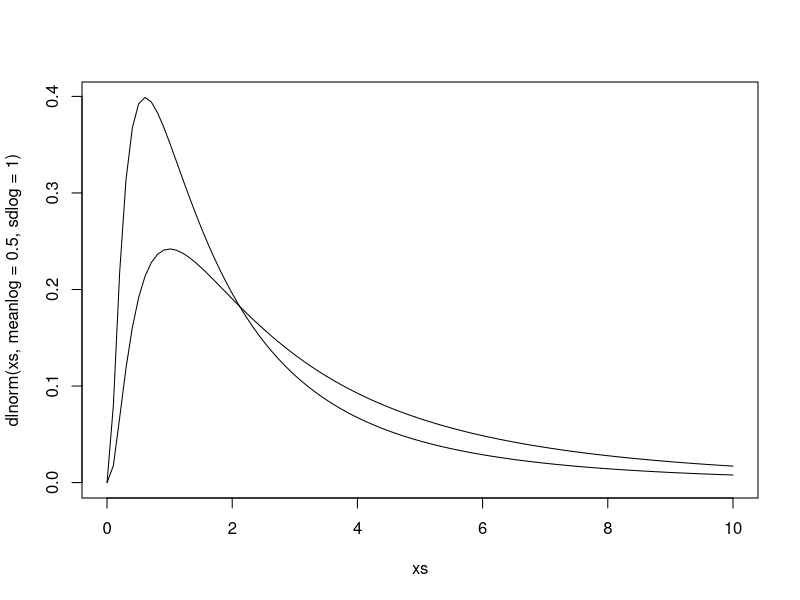
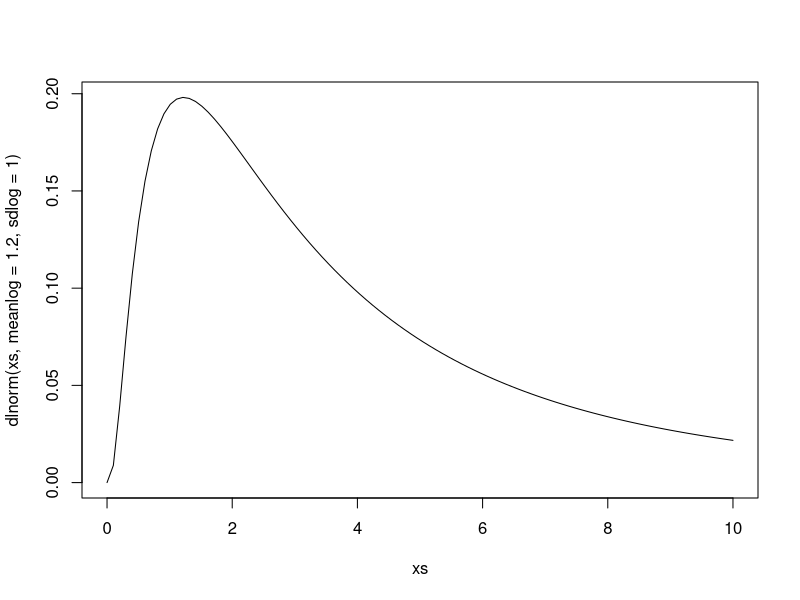
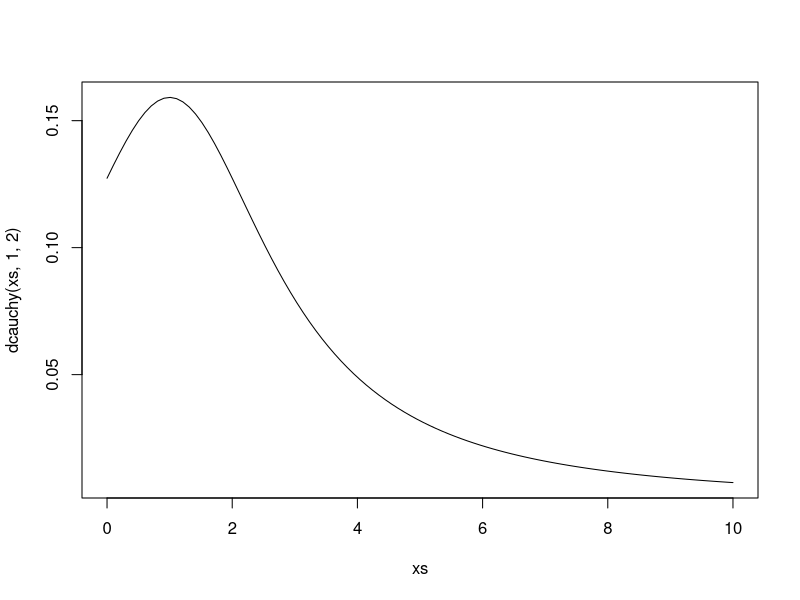
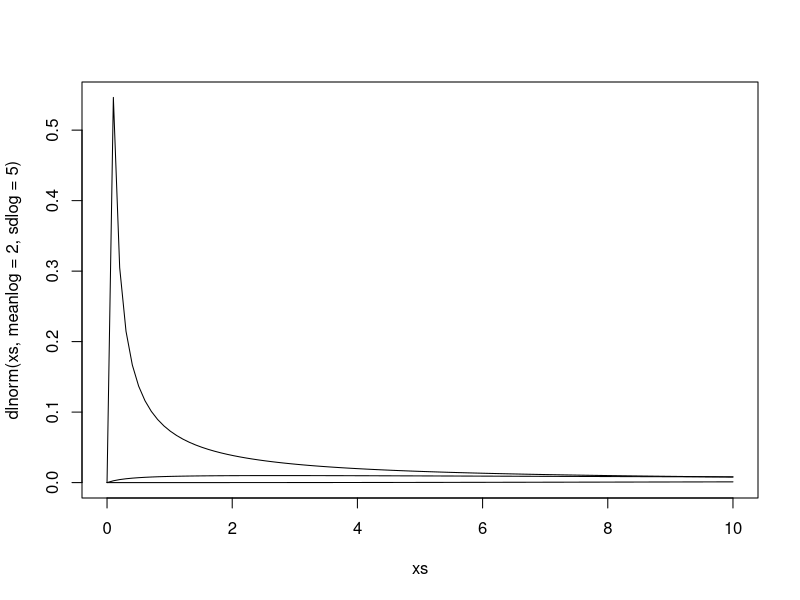

These charts were generated, in order, by the following R code:
par(mfrow=c(1,1))
xs = seq(0,10,length.out=100)
plot(xs, dlnorm(xs, meanlog = 0.5, sdlog = 1), type='l')
lines(xs, dlnorm(xs, meanlog = 1, sdlog = 1), type='l')
plot(xs, dlnorm(xs, meanlog = 1.2, sdlog = 1), type='l')

plot(xs, dcauchy(xs, 1, 2), type='l')


plot(xs, dlnorm(xs, meanlog = 2, sdlog = 5), type='l')
lines(xs, dlnorm(xs, meanlog = 5, sdlog = 1), type='l')
lines(xs, dlnorm(xs, meanlog = 5, sdlog = 2), type='l')
